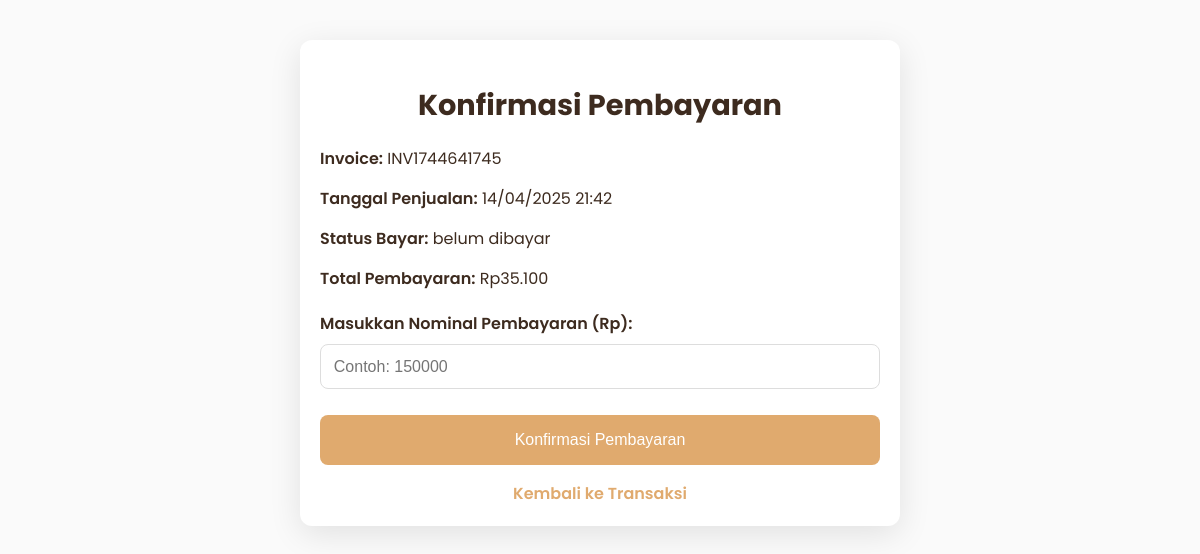
The app's page /admin/transaksi/konfirmasi.php?id=134 with its own data.
### tables this page shows
CREATE TABLE `penjualan` (
  `PenjualanID` int(10) NOT NULL,
  `TanggalPenjualan` datetime DEFAULT NULL,
  `tgl_bayar` datetime DEFAULT NULL,
  `PelangganID` int(10) DEFAULT NULL,
  `status_bayar` enum('belum dibayar','dibayar') NOT NULL DEFAULT 'belum dibayar',
  `invoice` varchar(50) NOT NULL,
  `diskon` decimal(5,2) DEFAULT NULL,
  `pajak` decimal(5,2) DEFAULT NULL,
  `updated_at` datetime DEFAULT current_timestamp() ON UPDATE current_timestamp()
);

### admin/transaksi/konfirmasi.php (the view, shortened to what this page needs)
<?php
$host     = "localhost";
$username = "root";
$password = "";
$dbname   = "kasir_reddra";
$mysqli = new mysqli($host, $username, $password, $dbname);
$id = isset($_GET['id']) ? intval($_GET['id']) : 0;
$stmt = $mysqli->prepare("SELECT * FROM penjualan WHERE PenjualanID = ?");
$stmt->bind_param("i", $id);
$stmt->execute();
$result = $stmt->get_result();
$penjualan = $result->fetch_assoc();
$totalPembayaran = 0;
$qTotal = $mysqli->prepare("SELECT SUM(total_harga) as total FROM detailpenjualan WHERE PenjualanID = ?");
$qTotal->bind_param("i", $id);
$qTotal->execute();
$resTotal = $qTotal->get_result();
if ($rowTotal = $resTotal->fetch_assoc()){
    $totalPembayaran = $rowTotal['total'];
}
?>
<!DOCTYPE html>
<html lang="id">
<head>
    <link rel="stylesheet" href="https://cdnjs.cloudflare.com/ajax/libs/font-awesome/6.4.0/css/all.min.css">
    <link rel="stylesheet" href="https://cdn.jsdelivr.net/npm/sweetalert2@11/dist/sweetalert2.min.css">
</head>
<body>
    <div class="content-card">
        <div class="card-header">
            <h2>Konfirmasi Pembayaran</h2>
        </div>
        <div class="detail-transaksi">
            <p><span>Invoice:</span> <?= htmlspecialchars($penjualan['invoice']) ?></p>
            <p><span>Tanggal Penjualan:</span> <?= date("d/m/Y H:i", strtotime($penjualan['TanggalPenjualan'])) ?></p>
            <p><span>Status Bayar:</span> <?= htmlspecialchars($penjualan['status_bayar']) ?></p>
            <p><span>Total Pembayaran:</span> Rp<?= number_format($totalPembayaran, 0, ',', '.') ?></p>
        </div>
        <form action="konfirmasi.php?id=<?= $id ?>" method="post">
            <div class="form-group">
                <label class="form-label" for="jumlah_uang">Masukkan Nominal Pembayaran (Rp):</label>
                <input type="number" name="jumlah_uang" id="jumlah_uang" class="form-control" min="0" step="any"
                    placeholder="Contoh: 150000" required>
            </div>
            <button type="submit" class="btn-primary" name="submit">Konfirmasi Pembayaran</button>
        </form>
        <a href="transaksi.php" class="back-link">Kembali ke Transaksi</a>
    </div>
</body>
</html>

### admin/transaksi/konfirmasi.php (style rules this page uses)
body { font-family: 'Poppins', sans-serif; background-color: #fafafa; margin: 0; padding: 0; }
.content-card { width: 100%; max-width: 600px; margin: 40px auto; background: #fff; padding: 20px; border-radius: 12px; box-shadow: 0 8px 32px rgba(0, 0, 0, 0.1); box-sizing: border-box; }
.card-header h2 { text-align: center; margin-bottom: 20px; font-size: 1.8rem; color: #3D2B1F; transition: color 0.3s ease, text-shadow 0.3s ease; }
.detail-transaksi { margin-bottom: 20px; font-size: 1rem; line-height: 1.5; color: #3D2B1F; }
.detail-transaksi span { font-weight: 600; }
.form-group { margin-bottom: 1rem; }
.form-label { display: block; margin-bottom: 0.5rem; font-weight: 600; color: #3D2B1F; }
.form-control { width: 100%; padding: 0.8rem; border-radius: 8px; border: 1px solid #ddd; font-size: 1rem; box-sizing: border-box; }
button.btn-primary { width: 100%; padding: 1rem; border: none; border-radius: 8px; background-color: #E0AA6E; color: #fff; font-size: 1rem; cursor: pointer; margin-top: 10px; transition: background 0.3s ease; }
.back-link { display: block; text-align: center; margin-top: 1rem; color: #E0AA6E; text-decoration: none; font-weight: 600; }

### records on screen
penjualan: invoice "INV1744641745", TanggalPenjualan "14/04/2025 21:42", status_bayar "belum dibayar"

### other values on screen
$totalPembayaran "35.100"
